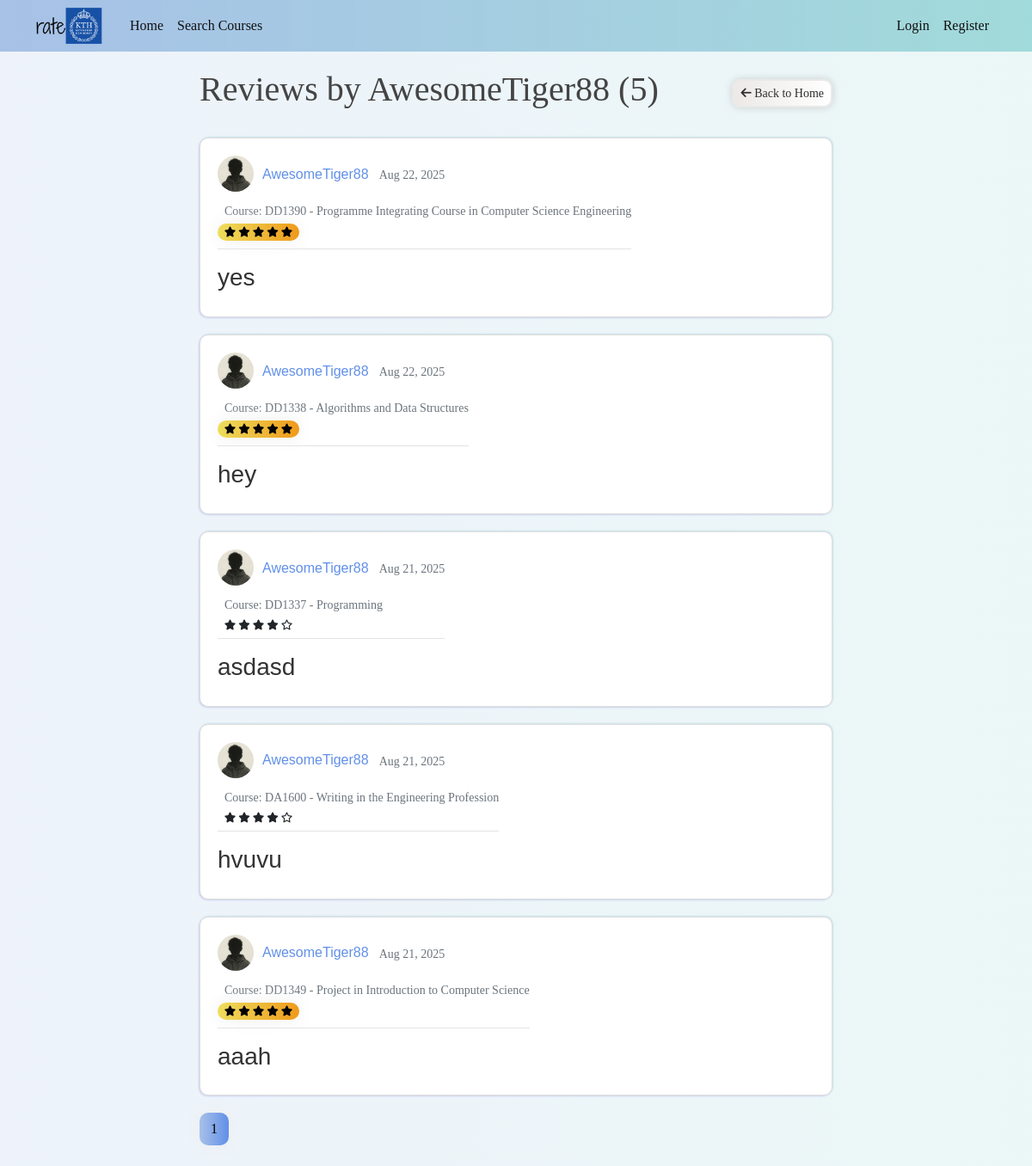
The page /user/AwesomeTiger88 on the database its author committed.
### flasknetwork/models.py (models this page shows, shortened)
class User(db.Model, UserMixin): # the *table* name is 'user' by default, not 'User'
    id = db.Column(db.Integer, primary_key=True)
    username = db.Column(db.String(20), unique=True, nullable=False)
    email = db.Column(db.String(120), unique=True, nullable=False)
    image_file = db.Column(db.String(20), nullable=False, default='default1.png')
    password = db.Column(db.String(60), nullable=False)
    posts = db.relationship('Post', backref='author', lazy=True)
    email_verified = db.Column(db.Boolean, nullable=False, default=False)
    program_id = db.Column(db.Integer, db.ForeignKey('program.id'), nullable=False)
    program = db.relationship('Program', backref='students')

class Post(db.Model):
    id = db.Column(db.Integer, primary_key=True)
    title = db.Column(db.String(100), nullable=False)
    date_posted = db.Column(db.DateTime, nullable=False, default=datetime.utcnow)
    year_taken = db.Column(db.Integer, nullable=False)  # e.g., 2023
    rating = db.Column(db.Integer, nullable=False)  # e.g., 1-5
    answer_q1 = db.Column(db.Text, nullable=True)
    answer_q2 = db.Column(db.Text, nullable=True)
    answer_q3 = db.Column(db.Text, nullable=True)
    answer_q4 = db.Column(db.Text, nullable=True)
    answer_q5 = db.Column(db.Text, nullable=True)
    answer_q6 = db.Column(db.Text, nullable=True)
    user_id = db.Column(db.Integer, db.ForeignKey('user.id'), nullable=False)
    course_id = db.Column(db.Integer, db.ForeignKey('course.id'), nullable=False)
    __table_args__ = (db.UniqueConstraint('user_id', 'course_id', name='one_review_per_course'),)
    course = db.relationship('Course', backref='reviews')

class Course(db.Model):
    id = db.Column(db.Integer, primary_key=True)
    name = db.Column(db.String(100), nullable=False, index=True)
    code = db.Column(db.String(20), unique=True, nullable=False, index=True)

### flasknetwork/users/routes.py (the view)
@users.route('/user/<string:username>')
def user_posts(username):
    page=request.args.get('page', 1, type=int)
    user = User.query.filter_by(username=username).first_or_404()
    posts = Post.query.filter_by(author=user).order_by(Post.date_posted.desc()).paginate(page=page, per_page=5)
    return render_template('user_posts.html', posts=posts, user=user)

### flasknetwork/templates/user_posts.html
{% extends "layout.html" %}
{% block content %}
<div class="row justify-content-center">
    <div class="col-12 col-lg-10 col-xl-8">
        <div class="d-flex align-items-center justify-content-between mb-4">
            <h1>
                Reviews by {{ user.username }} ({{ posts.total }})
            </h1>
            <a href="{{ url_for('main.home') }}" class="btn btn-sm gradient-anim gradient-anim--white gradient-shadow">
                <i class="fas fa-arrow-left"></i> Back to Home
            </a>
        </div>
        {% for post in posts.items %}
            <article class="d-flex align-items-center content-section post-section">
                <div>
                    <div class="review-metadata">
                        <img class="rounded-circle review-img" src="{{ url_for('static', filename='profile_pics/' + post.author.image_file) }}" alt="{{ post.author.username }}'s profile picture">
                        <a class="me-2 author-link" href="{{ url_for('users.user_posts', username=post.author.username) }}">{{ post.author.username }}</a>
                        <small class="text-muted">{{ post.date_posted.strftime('%b %d, %Y') }}</small>
                        <small class="text-secondary d-block mt-2 ms-2">Course: {{ post.course.code }} - {{ post.course.name }}</small>
                        <small class="badge fs-7 {{ 'gradient-anim gradient-anim--yellow mt-1 mb-2' if post.rating == 5 else 'text-dark mb-1' }}">
                            {% for i in range(1, 6) %}
                                {% if post.rating >= i %}
                                    <i class="fas fa-star"></i>
                                {% else %}
                                    <i class="far fa-star"></i>
                                {% endif %}
                            {% endfor %}
                        </small>
                    </div>
                    <h3 class="mt-3">
                        <a class="review-title course-link" href="{{ url_for('posts.post', post_id=post.id) }}">{{ post.title }}</a>
                    </h3>
                </div>
            </article>
        {% endfor %}
        {% for page_num in posts.iter_pages(left_edge=1, right_edge=1, left_current=1, right_current=1) %}
            {% if page_num %}
                {% if posts.page == page_num %}
                    <a class="btn gradient-anim mb-4" href="{{ url_for('users.user_posts', username=user.username, page=page_num) }}">{{ page_num }}</a>
                {% else %}
                    <a class="btn gradient-anim-outline mb-4" href="{{ url_for('users.user_posts', username=user.username, page=page_num) }}">{{ page_num }}</a>
                {% endif %}
            {% else %}
                ...
            {% endif %}
        {% endfor %}
    </div>
</div>
{% endblock content %}

### flasknetwork/static/css/main.css (style rules this page uses)
body { background: linear-gradient(to right, rgba(167, 193, 231, 0.2), rgba(156, 216, 216, 0.2)); color: #333333; margin-top: 5rem; font-family: Georgia, 'Times New Roman', Times, serif; }
h1, h2, h3, h4, h5, h6 { color: #444444; }
.content-section { background: #ffffff; padding: 20px 20px; border: 1px solid #dddddd; border-radius: 10px; margin-bottom: 20px; box-shadow: -1px 1px 2px 0 rgba(32, 18, 183, 0.15), 1px -1px 2px 0 rgba(30, 132, 157, 0.15); }
a.review-title, a.author-link { text-decoration: none; }
a.author-link { color:#6190e8; font-family: 'Franklin Gothic Medium', 'Arial Narrow', Arial, sans-serif; transition: color 0.2s ease-in-out; }
.review-title { color: #333333; word-wrap: break-word; word-break: break-word; hyphens: auto; font-family: 'Franklin Gothic Medium', 'Arial Narrow', Arial, sans-serif; }
.review-img { height: 42px; width: 42px; margin-right: 6px; margin-bottom: 4px; vertical-align: middle; }
.review-metadata { padding-bottom: 1px; margin-bottom: 4px; border-bottom: 1px solid #e3e3e3 }
.post-section { margin-left: 0px; margin-right: 0px; }
.gradient-anim { background: linear-gradient(to right, #a7bfe8 0%, #6190e8 51%, #a7bfe8 100%); box-shadow: 0 0 20px #eee; text-align: center; border-radius: 10px; background-size: 200% auto; background-position: left center; transition: background-position 0.5s ease; color: #000000; }
.gradient-anim--white { background-image: linear-gradient(to right, #ECE9E6 0%, #FFFFFF 51%, #ECE9E6 100%); color: rgb(47, 47, 47); border: 2px solid; border-color: rgb(233, 233, 233); border-radius: 10px; }
.gradient-anim--yellow { background-image: linear-gradient(to right, #EDDE5D 0%, #F09819 51%, #EDDE5D 100%); box-shadow: 0 0 20px #eee; }
.gradient-shadow { box-shadow: 0 0 8px #b0b0b095; }
.course-link { display: inline-block; text-decoration: none; transition: transform 0.2s ease-in-out, color 0.2s ease-in-out; }

### rows shown on the page
User: username "AwesomeTiger88"
Post: image_file (placeholder picture), author.username "AwesomeTiger88", date_posted "Aug 22, 2025", course.code "DD1390", course.name "Programme Integrating Course in Computer Science Engineering", rating 5 (drawn), title "yes"
Post: image_file (placeholder picture), author.username "AwesomeTiger88", date_posted "Aug 22, 2025", course.code "DD1338", course.name "Algorithms and Data Structures", rating 5 (drawn), title "hey"
Post: image_file (placeholder picture), author.username "AwesomeTiger88", date_posted "Aug 21, 2025", course.code "DD1337", course.name "Programming", rating 4 (drawn), title "asdasd"
Post: image_file (placeholder picture), author.username "AwesomeTiger88", date_posted "Aug 21, 2025", course.code "DA1600", course.name "Writing in the Engineering Profession", rating 4 (drawn), title "hvuvu"
Post: image_file (placeholder picture), author.username "AwesomeTiger88", date_posted "Aug 21, 2025", course.code "DD1349", course.name "Project in Introduction to Computer Science", rating 5 (drawn), title "aaah"

### other values the page prints
{{ posts.total }} "5"
{{ page_num }} "1"
